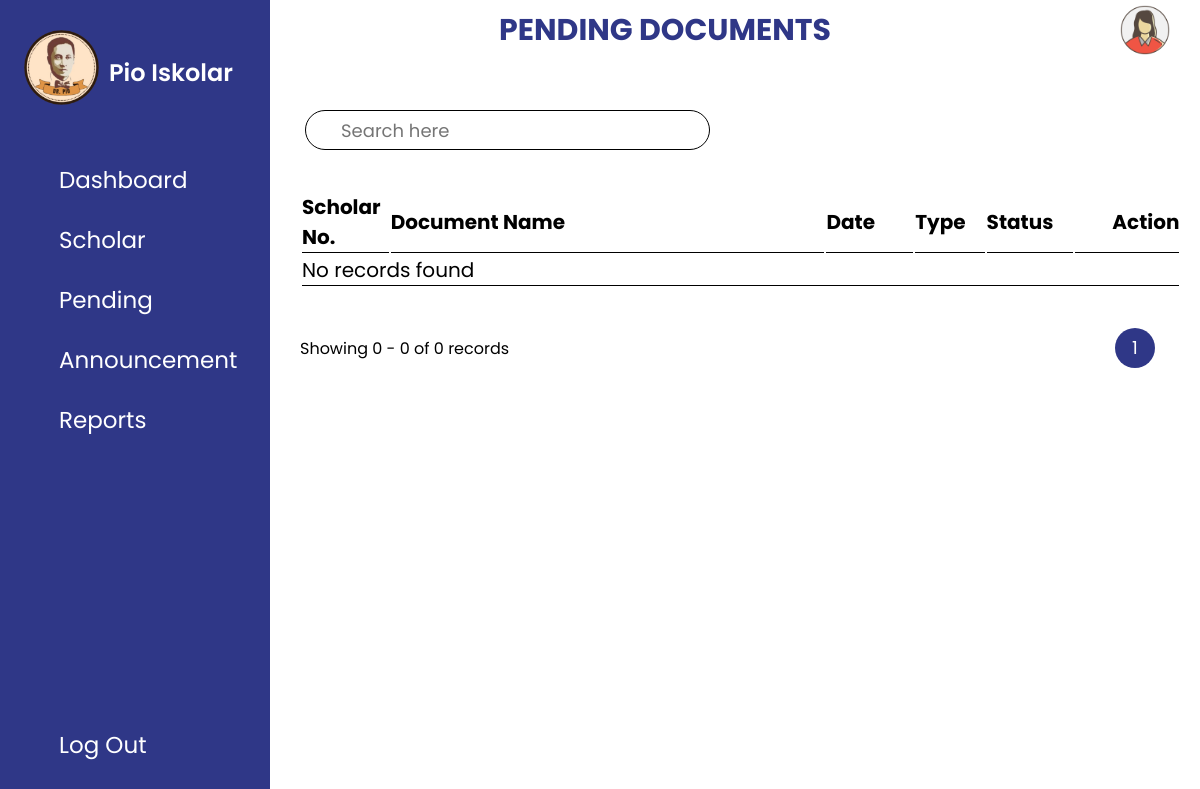
Before: /html/ad_docs.php with the older database file.
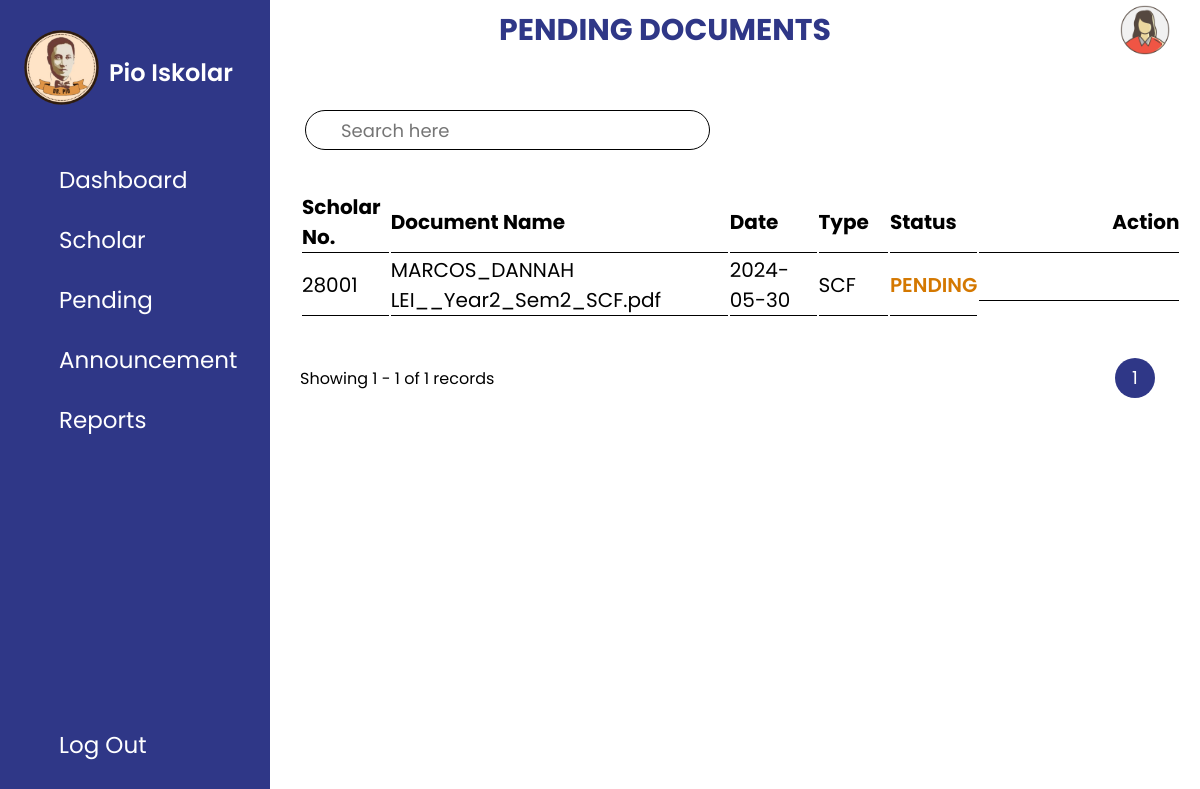
After: the same page with the newer database file.
### tables this page shows
CREATE TABLE `submission` (
  `submit_id` int(11) NOT NULL,
  `scholar_id` int(11) NOT NULL,
  `sub_date` date NOT NULL,
  `doc_name` varchar(150) NOT NULL,
  `doc_type` varchar(50) NOT NULL,
  `acad_year` varchar(10) NOT NULL,
  `sem` int(1) NOT NULL,
  `doc_status` varchar(10) NOT NULL,
  `reason` text NOT NULL
);

### functions/view_docx.php (the view, shortened to what this page needs)
<?php
	global $conn;
function docxPending($currentPage = 1, $recordsPerPage = 15, $search = '', $sortColumn = 'sub_date', $sortOrder = 'ASC'){
    global $conn, $context;
    $context = 'pending';
    $offset = ($currentPage - 1) * $recordsPerPage;
    $searchQuery = $search ? " AND (doc_name LIKE '%$search%' OR doc_type LIKE '%$search%')" : '';
    $displayQuery = "SELECT * FROM submission WHERE doc_status LIKE 'PENDING'
                    $searchQuery
                    ORDER BY $sortColumn $sortOrder
                    LIMIT $recordsPerPage OFFSET $offset";
    $result = $conn->query($displayQuery);
    if ($result && $result->num_rows > 0) {
        while ($row = $result->fetch_assoc()) {
            $style = "";
            if ($row["doc_status"] == "PENDING") {
				$style = "color: rgb(212, 120, 0); font-weight: 600;";
            }
            echo '
                <tr>
					<td>'.$row["scholar_id"].'</td>
                    <td>'.$row["doc_name"].'</td>
                    <td>'.$row["sub_date"].'</td>
                    <td>'.$row["doc_type"].'</td>
                    <td style="'.$style.'">'.$row["doc_status"].'</td>
                    <td style="float: right;" class="wrap">
                        <div class="icon">
                            <div class="tooltip">View</div>
                            <span> <ion-icon name="eye-outline" onclick="openPrev(this)"
                                data-submit_id="'.$row["submit_id"].'"
                                data-doc_name="'.$row["doc_name"].'"
                                data-doc_status="'.$row["doc_status"].'"
                                data-doc_reason="'.$row["reason"].'"></ion-icon> </span>
                        </div>
                        <div class="icon">
                            <div class="tooltip">Download</div>
                            <a href="../assets/'.$row["doc_name"].'" download="'.$row["doc_name"].'">
                                <span> <ion-icon name="download-outline"></ion-icon> </span>
                            </a>
                        </div>
                        <div class="icon">
                            <div class="tooltip"> Approve</div>
                            <span> <ion-icon name="checkmark-circle-outline" onclick="openApprove(this)"
                                data-id="'.$row["submit_id"].'"></ion-icon> </span>
                        </div>
                        <div class="icon">
                            <div class="tooltip"> Decline</div>
                            <span> <ion-icon name="close-circle-outline" onclick="openDecline(this)"
                                data-id="'.$row["submit_id"].'"></ion-icon> </span>
                        </div>
                        <div class="icon">
                            <div class="tooltip">Delete</div>
                            <span> <ion-icon name="trash-outline" onclick="openDelete(this)"
                                data-id="'.$row["submit_id"].'"
                                data-name="'.$row["doc_name"].'"></ion-icon> </span>
                        </div>
                    </td>
                </tr>
            ';
        }
    } else {
        echo "<tr><td colspan='6'>No records found</td></tr>";
    }
}
function getTotalRecords($search = '') {
    global $conn, $context;
    $searchQuery = $search ? " AND (doc_name LIKE '%$search%' OR doc_type LIKE '%$search%' OR doc_status LIKE '%$search%')" : '';
    if ($context == 'pending') {
        $countQuery = "SELECT COUNT(*) as total FROM submission WHERE doc_status LIKE 'PENDING' $searchQuery";
    } else {
        $id = $_SESSION['id'];
        $countQuery = "SELECT COUNT(*) as total FROM submission WHERE scholar_id = '$id' $searchQuery";
    }
    $result = $conn->query($countQuery);
    if ($result && $result->num_rows > 0) {
        $row = $result->fetch_assoc();
        return $row['total'];
    } else {
        return 0;
    }
}
?>

### html/pagination.php (shortened to what this page needs)
<?php
$currentPage = isset($_GET['page']) ? (int)$_GET['page'] : 1;
$recordsPerPage = 15;
$search = isset($_GET['search']) ? htmlspecialchars($_GET['search']) : '';
$totalRecords = getTotalRecords($search);
$totalPages = $totalRecords > 0 ? ceil($totalRecords / $recordsPerPage) : 1;
$startRecord = $totalRecords > 0 ? ($currentPage - 1) * $recordsPerPage + 1 : 0;
$endRecord = $totalRecords > 0 ? min($startRecord + $recordsPerPage - 1, $totalRecords) : 0;
?>
<div class="pagination">
    <p>Showing <?= $startRecord ?> - <?= $endRecord ?> of <?= $totalRecords ?> records</p>
    <div class="box">
        <ul class="ul" data-total-pages="<?= $totalPages ?>" data-current-page="<?= $currentPage ?>">
        </ul>
    </div>
</div>

Changed rows visible on the page:
added submission: scholar "28001", doc_name "MARCOS_DANNAH LEI__Year2_Sem2_SCF.pdf", sub_date "2024-05-30", doc_type "SCF", doc_status "PENDING"
Other visible differences:
$startRecord: "0" → "1"
$endRecord: "0" → "1"
$totalRecords: "0" → "1"
text no longer shown: "No records found"
